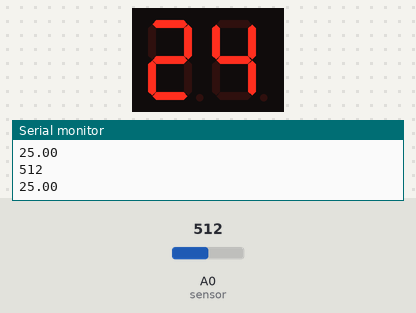
The sketch below on a simulated Arduino Uno, built with avr-gcc and run on an emulated ATmega328P. Parts: 2-digit seven-segment display, the last lines printed to the serial monitor. Wiring (inferred from the names in the program): 2-digit 7-segment display, segments lit when HIGH: segments pin 6, pin 7, pin 8, pin 9, pin 10, pin 11, pin 12; digit selects pin 3, pin 2. Inputs (shaded band) come from the test bench; at power-on: A0 (sensor) = 512. The segment pins are drawn as the display they are named for.

Above: at 1.2 s.
1.3 s: A0 (sensor) set to 0
At 2.8 s:
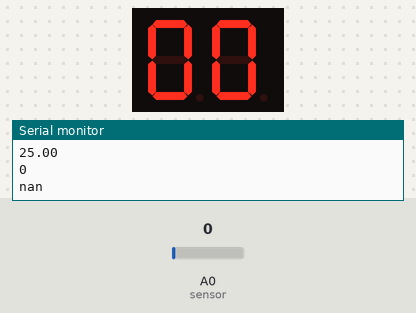
3.5 s: A0 (sensor) set to 306
At 5.2 s:
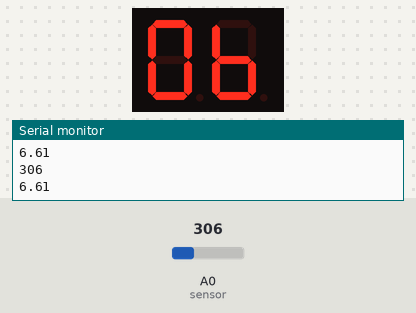
5.5 s: A0 (sensor) set to 716
At 7.0 s:
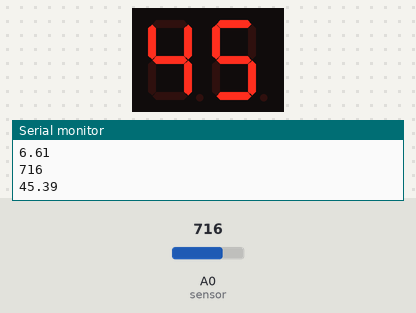
Timing chart, 0 to 8.5 s (numbered marks = the images above; inputs shaded):
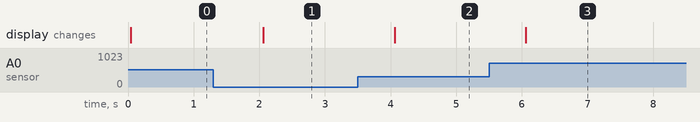

The sketch:

TempSensorLEDDisp.ino
```cpp
/* Thermistor based temperature sensor with multiplexed display readout */

#include <Multiplex7Seg.h>

byte digitPins[] = { 3, 2}; // LSB to MSB
byte segmentPins[] = {6, 7, 8, 9, 10, 11, 12}; // seg a to g

void setup() {
  Multiplex7Seg::set(0, 2, digitPins, segmentPins); // initialize
  Serial.begin(9600);
  pinMode(A0, INPUT);

}

void loop() {
  printTemp();
  delay(1000);
}

double Thermister(int RawADC) {
  double Temp;
  // See http://en.wikipedia.org/wiki/Thermistor for explanation of formula
  Temp = log(((10240000/RawADC) - 10000));
  Temp = 1 / (0.001129148 + (0.000234125 * Temp) + (0.0000000876741 * Temp * Temp * Temp));
  Temp = Temp - 273.15;           // Convert Kelvin to Celcius
  return Temp;
}

void printTemp(void) {

  double temp = Thermister(analogRead(A0));  // Read sensor
  Serial.println(analogRead(A0));
  Serial.println(temp);
  Multiplex7Seg::loadValue(temp);

}
```

Measured:
- after the input at 1.3 s, the display: changes after 0.76 s (image 1)
- after the input at 3.5 s, the display: changes after 0.56 s (image 2)
- after the input at 5.5 s, the display: changes after 0.56 s (image 3)
